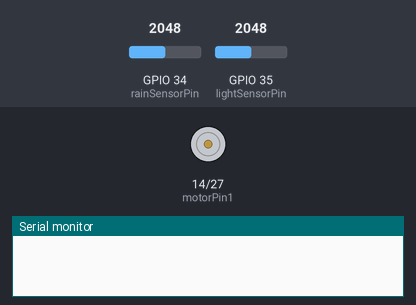
A sketch run on a simulated ESP32. On the bench: motor-driver pin pairs drawn as motors (green arrow = first pin HIGH = forward, orange = second pin HIGH = backward, longer = more drive), the last lines printed to the serial monitor. The inputs (shaded band) are chosen by the test bench; at power-on: GPIO 34 (rainSensorPin) = 2048, GPIO 35 (lightSensorPin) = 2048. WiFi joins after 1.5 s; servers stay silent unless stated; uploads are accepted with an empty reply.

Above: at 0.1 s.
At 2.3 s:
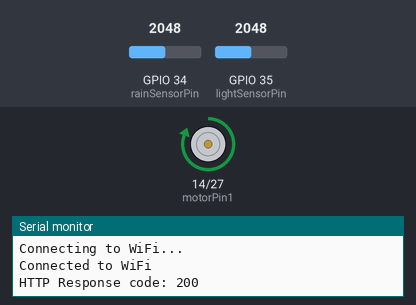
Timing chart, 0 to 3.8 s (numbered marks = the images above):
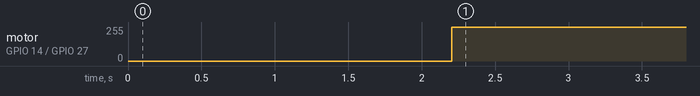

Measured:
- by itself, motor on GPIO 14 (motorPin1) / GPIO 27 (motorPin2): stopped → forward 255/255 at 2.2 s

The sketch:

sketch_apr25a.ino
```cpp
#include <WiFi.h>
#include <HTTPClient.h>
#include <ArduinoJson.h>
#include <FS.h>
#include <SPIFFS.h>

const char* ssid = "Realme";
const char* password = "123456789@";
const char* serverUrl = "http://192.168.165.221:5000/data";  // IP của server Flask

const int rainSensorPin = 34;  // Cảm biến mưa (chân analog)
const int lightSensorPin = 35; // Cảm biến ánh sáng (chân analog)

const int motorPin1 = 14;     // Chân điều khiển motor (GPIO14)
const int motorPin2 = 27;     // Chân điều khiển motor (GPIO27)

// Khởi tạo WiFi và kết nối
void setup() {
  Serial.begin(115200);
  pinMode(motorPin1, OUTPUT);
  pinMode(motorPin2, OUTPUT);

  WiFi.begin(ssid, password);
  while (WiFi.status() != WL_CONNECTED) {
    delay(1000);
    Serial.println("Connecting to WiFi...");
  }

  Serial.println("Connected to WiFi");

  // Thử gửi dữ liệu lên server
  sendDataToServer(true, false, "open");
}

// Hàm gửi dữ liệu lên server Flask
void sendDataToServer(bool rain, bool light, String roofStatus) {
  if (WiFi.status() == WL_CONNECTED) {
    HTTPClient http;

    http.begin(serverUrl);
    http.addHeader("Content-Type", "application/json");

    StaticJsonDocument<200> doc;
    doc["rain"] = analogRead(rainSensorPin);
    doc["light"] = analogRead(lightSensorPin);
    doc["roof"] = roofStatus;
    doc["timestamp"] = millis();

    String jsonData;
    serializeJson(doc, jsonData);

    int httpResponseCode = http.POST(jsonData);
    Serial.print("HTTP Response code: ");
    Serial.println(httpResponseCode);

    http.end();
  }
}

// Hàm mở mái che
void openRoof() {
  digitalWrite(motorPin1, HIGH);
  digitalWrite(motorPin2, LOW);
  sendDataToServer(true, false, "open");
}

// Hàm đóng mái che
void closeRoof() {
  digitalWrite(motorPin1, LOW);
  digitalWrite(motorPin2, HIGH);
  sendDataToServer(false, false, "closed");
}

void loop() {
  int rainValue = analogRead(rainSensorPin);
  int lightValue = analogRead(lightSensorPin);

  bool isRaining = rainValue < 3000;     // tùy chỉnh ngưỡng mưa
  bool isLight = lightValue > 1500;      // tùy chỉnh ngưỡng ánh sáng

  String roofStatus = "closed";
  if (isRaining || isLight) {
    openRoof();
    roofStatus = "open";
  } else {
    closeRoof();
    roofStatus = "closed";
  }

  sendDataToServer(isRaining, isLight, roofStatus);

  delay(10000);  // Gửi dữ liệu mỗi 10 giây
}
```
